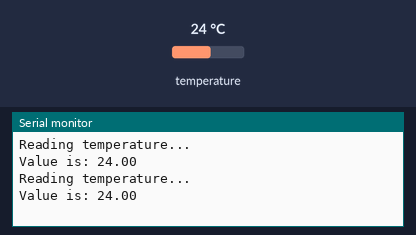
This sketch was run on a simulated Arduino Uno, built with avr-gcc and run on an emulated ATmega328P. Shown: the last lines printed to the serial monitor. The inputs (shaded band) are chosen by the test bench; at power-on: temperature 24 °C.

Above: at 3.3 s.
3.4 s: temperature set to 12 °C
At 4.2 s:
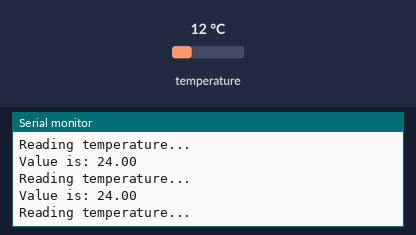
5.9 s: temperature set to 19 °C
At 6.9 s:
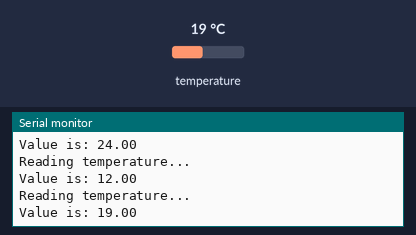
Timing chart, 0 to 8.9 s (numbered marks = the images above; inputs shaded):
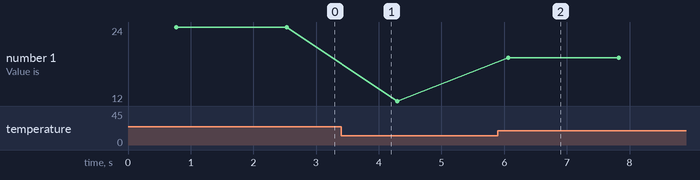

The sketch:

Code_capteur_temperature.ino
```cpp
#include <OneWire.h>
#include <DallasTemperature.h>


// On utilise la pin D4 de la carte pour la réception des données du capteur
#define ONE_WIRE_BUS 4

// Création des objets pour accéder au bus '1-Wire' et plus spécifiquement au capteur sur ce bus ('Dallas' est le nom du constructeur du ds12b80)
// On peut avoir plusieurs capteurs sur le même bus et l'objet 'sensors' permet de tous les lire.
OneWire oneWire(ONE_WIRE_BUS);
DallasTemperature sensors(&oneWire);

/**
 * Initialisation du programme
 */
void setup(void) {
  // Configuration du port série pour les logs
  Serial.begin(9600);

  // Initialisation du capteur
  sensors.begin();
}

/**
 * Méthode principale, appelée en boucle
 */
void loop(void) {
  Serial.println("Reading temperature...");
  sensors.requestTemperatures(); // Envoi de la demande de lecture

  Serial.print("Value is: ");
  Serial.println(sensors.getTempCByIndex(0)); // Récupération de l'objet 0 (vu qu'on n'en a qu'un)

  delay(1000); // Temporisation avant le prochain tour de boucle
}
```

Measured:
- after the input at 5.9 s, the serial monitor: prints a new line after 0.16 s (image 2)
- plotted number 1: 24 → 12 after the input at 3.4 s, 12 → 19 after the input at 5.9 s
